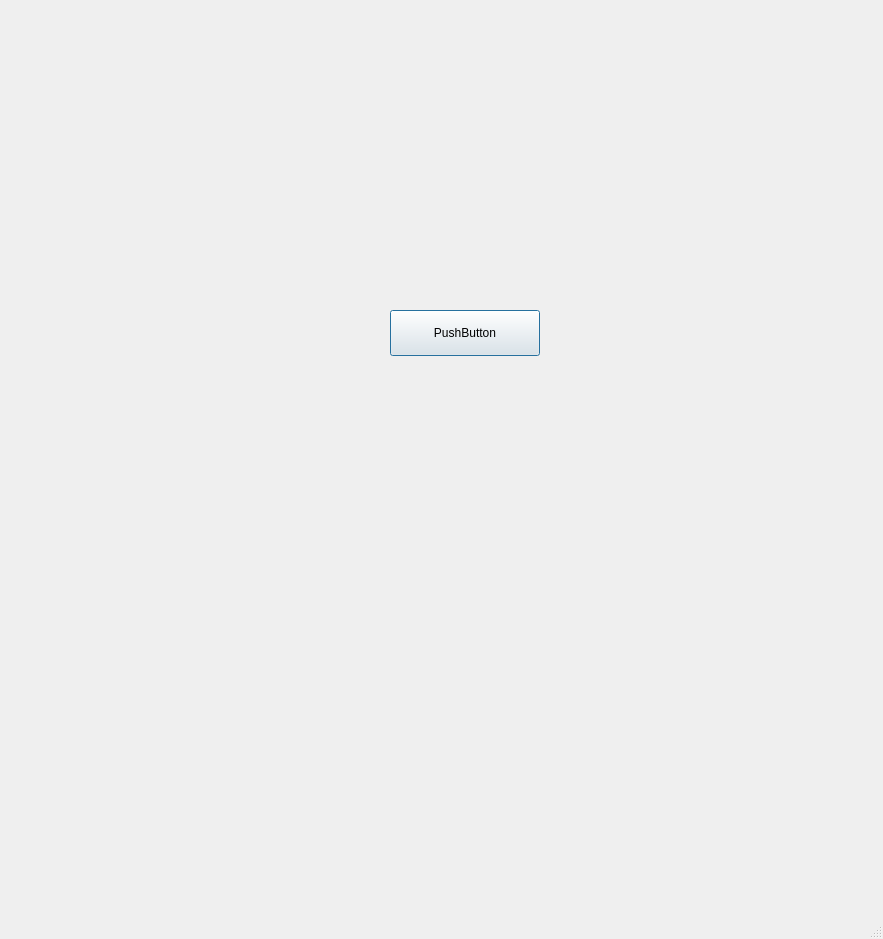
<?xml version="1.0" encoding="UTF-8"?>
<ui version="4.0">
 <class>Dialog</class>
 <widget class="QDialog" name="Dialog">
  <property name="geometry">
   <rect>
    <x>0</x>
    <y>0</y>
    <width>883</width>
    <height>939</height>
   </rect>
  </property>
  <property name="windowTitle">
   <string>Dialog</string>
  </property>
  <property name="sizeGripEnabled">
   <bool>true</bool>
  </property>
  <widget class="QPushButton" name="pushButton">
   <property name="geometry">
    <rect>
     <x>390</x>
     <y>310</y>
     <width>150</width>
     <height>46</height>
    </rect>
   </property>
   <property name="text">
    <string>PushButton</string>
   </property>
  </widget>
 </widget>
 <resources/>
 <connections/>
</ui>
